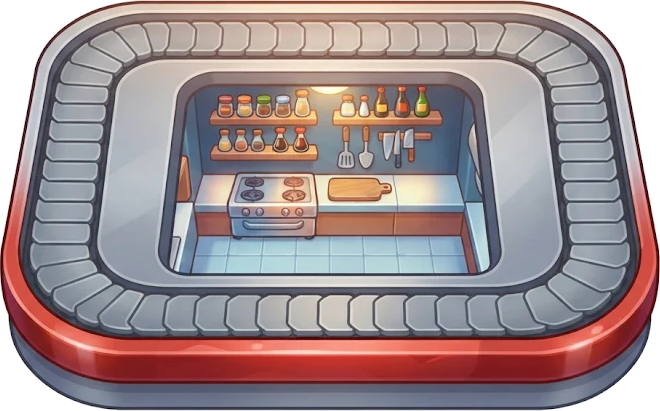
#> input picture assets/belt3.png, 660 x 411 px
$ python slice.py ../assets/belt3.png ../assets/belt_wood.png 5 100
#> lines starting #> are read from the running program, lines starting #| are printed output that depends on the picture
"""Détoure une planche (fond clair uni ou damier) et découpe les éléments.
usage: slice.py planche.png prefixe nb_attendu [taille_sortie]
"""
import sys
from collections import deque
from PIL import Image

src, prefix, want = sys.argv[1], sys.argv[2], int(sys.argv[3])
size = int(sys.argv[4]) if len(sys.argv) > 4 else 128
im = Image.open(src).convert("RGBA")
#> im is the input picture: PIL image 660x411 RGBA; mean R, G, B, A 139.9, 123.2, 125.1, 234.9
W, H = im.size
#> W = 660; H = 411
px = im.load()

def is_bg(p):
    r, g, b, a = p
    return a < 10 or (min(r, g, b) > 205 and max(r, g, b) - min(r, g, b) < 18)

# remplissage depuis les bords : fond = clair et peu saturé, relié au bord
bg = bytearray(W * H)
q = deque()
for x in range(W):
    q.append((x, 0)); q.append((x, H - 1))
for y in range(H):
    q.append((0, y)); q.append((W - 1, y))
while q:
    x, y = q.popleft()
    i = y * W + x
    if bg[i] or not is_bg(px[x, y]):
        continue
    bg[i] = 1
    if x > 0: q.append((x - 1, y))
    if x < W - 1: q.append((x + 1, y))
    if y > 0: q.append((x, y - 1))
    if y < H - 1: q.append((x, y + 1))
for y in range(H):
    for x in range(W):
        if bg[y * W + x]:
            px[x, y] = (0, 0, 0, 0)

# composantes connexes (sur une image réduite pour aller vite)
step = 4
w2, h2 = W // step, H // step
#> w2 = 165; h2 = 102
solid = [[not bg[(y * step) * W + x * step] for x in range(w2)] for y in range(h2)]
#> solid = 102 items
seen = [[False] * w2 for _ in range(h2)]
boxes = []
for y0 in range(h2):
    for x0 in range(w2):
        if solid[y0][x0] and not seen[y0][x0]:
            q = deque([(x0, y0)]); seen[y0][x0] = True
            x1 = x2 = x0; y1 = y2 = y0; n = 0
            while q:
                x, y = q.popleft(); n += 1
                x1, x2, y1, y2 = min(x1, x), max(x2, x), min(y1, y), max(y2, y)
                for dx, dy in ((1, 0), (-1, 0), (0, 1), (0, -1)):
                    a, b = x + dx, y + dy
                    if 0 <= a < w2 and 0 <= b < h2 and solid[b][a] and not seen[b][a]:
                        seen[b][a] = True; q.append((a, b))
            boxes.append((n, x1 * step, y1 * step, (x2 + 1) * step, (y2 + 1) * step))
#> after the loop, boxes = [(15509, 0, 0, 660, 408)]; seen = 102 items
boxes = sorted(sorted(boxes, reverse=True)[:want], key=lambda b: (b[2] // (H // 3), b[1]))
print(len(boxes), "éléments")
#| 1 éléments
for k, (_, x1, y1, x2, y2) in enumerate(boxes):
    crop = im.crop((x1, y1, x2, y2))
    s = size / max(crop.size)
    crop = crop.resize((max(1, round(crop.width * s)), max(1, round(crop.height * s))), Image.LANCZOS)
    out = Image.new("RGBA", (size, size))
    out.paste(crop, ((size - crop.width) // 2, (size - crop.height) // 2))
    out.save(f"{prefix}{k}.png")
    print(f"{prefix}{k}.png", (x1, y1, x2, y2))
#> this loop made 1 pass
#> (x1, y1, x2, y2, s) on pass 1: (0, 0, 660, 408, 0.152)
#| ../assets/belt_wood.png0.png (0, 0, 660, 408)
#> pass 1, `crop = im.crop((x1, y1, x2, y2))`:
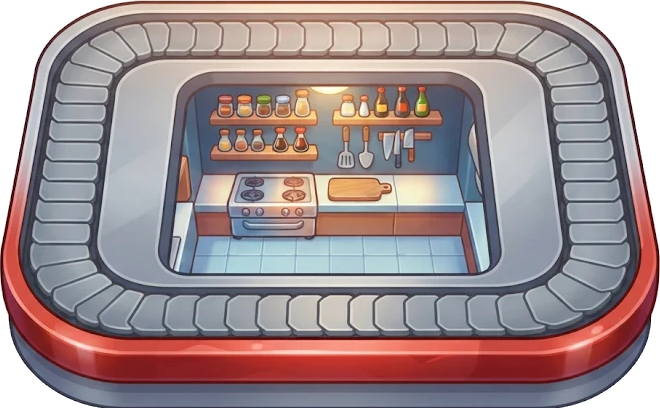
#> crop: PIL image 660x408 RGBA; mean R, G, B, A 140.2, 123.3, 125.2, 235.2; transparent parts drawn white
#> pass 1, `crop = crop.resize((max(1, round(crop.width * s)), max(1, round(crop.h..`:
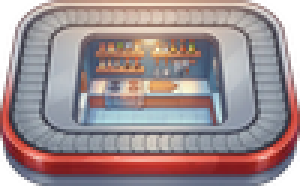
#> crop: PIL image 100x62 RGBA (shown 3 times larger); mean R, G, B, A 143.4, 125.6, 127.7, 235.2; transparent parts drawn white
#> pass 1, `out.save(f"{prefix}{k}.png")`:
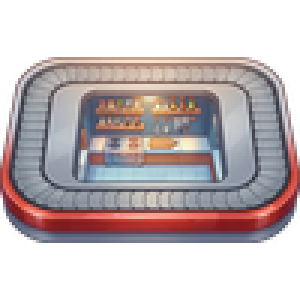
#> saved as belt_wood.png0.png: PIL image 100x100 RGBA (shown 3 times larger); mean R, G, B, A 88.9, 77.9, 79.2, 145.8; transparent parts drawn white

$ run again, on assets/bg.png
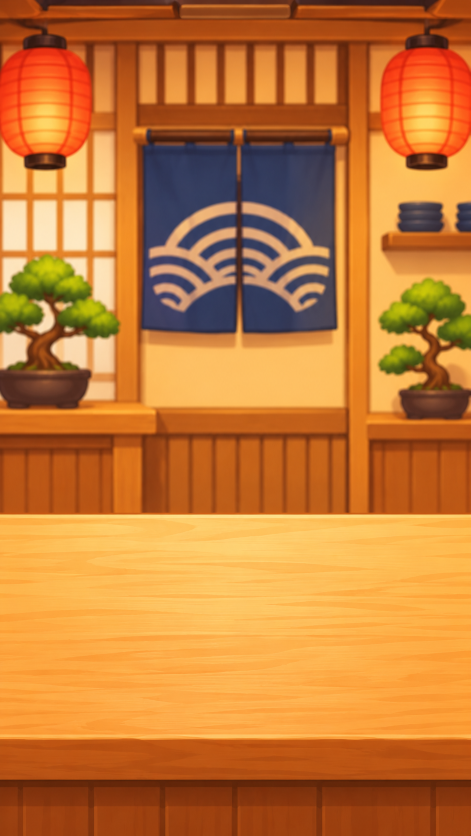
#> input picture assets/bg.png, 941 x 1672 px (shown at 1/2 size)
#> im is the input picture: PIL image 941x1672 RGBA; mean R, G, B, A 196.5, 122.8, 55.5, 255
#> solid = 418 items
#> after the loop `for y0 in range(h2):`: boxes = [(98230, 0, 0, 940, 1672)]; seen = 418 items
#| 1 éléments
#> the loop `for k, (_, x1, y1, x2, y2) in enumerate(boxes):` made 1 pass
#> (x1, y1, x2, y2, s) on pass 1: (0, 0, 940, 1672, 0.0598)
#> (printed output is left out)
#> pass 1, `crop = crop.resize((max(1, round(crop.width * s)), max(1, round(crop.h..`:
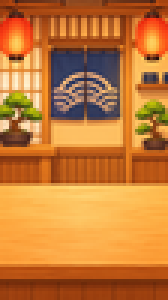
#> crop: PIL image 56x100 RGBA (shown 3 times larger); mean R, G, B, A 196.4, 122.8, 55.5, 255
#> pass 1, `out.save(f"{prefix}{k}.png")`:
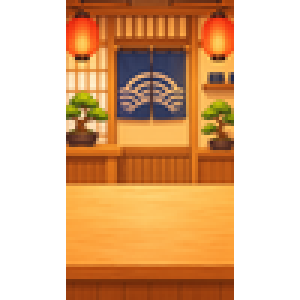
#> saved as bg.png0.png: PIL image 100x100 RGBA (shown 3 times larger); mean R, G, B, A 110, 68.8, 31.1, 142.8; transparent parts drawn white
